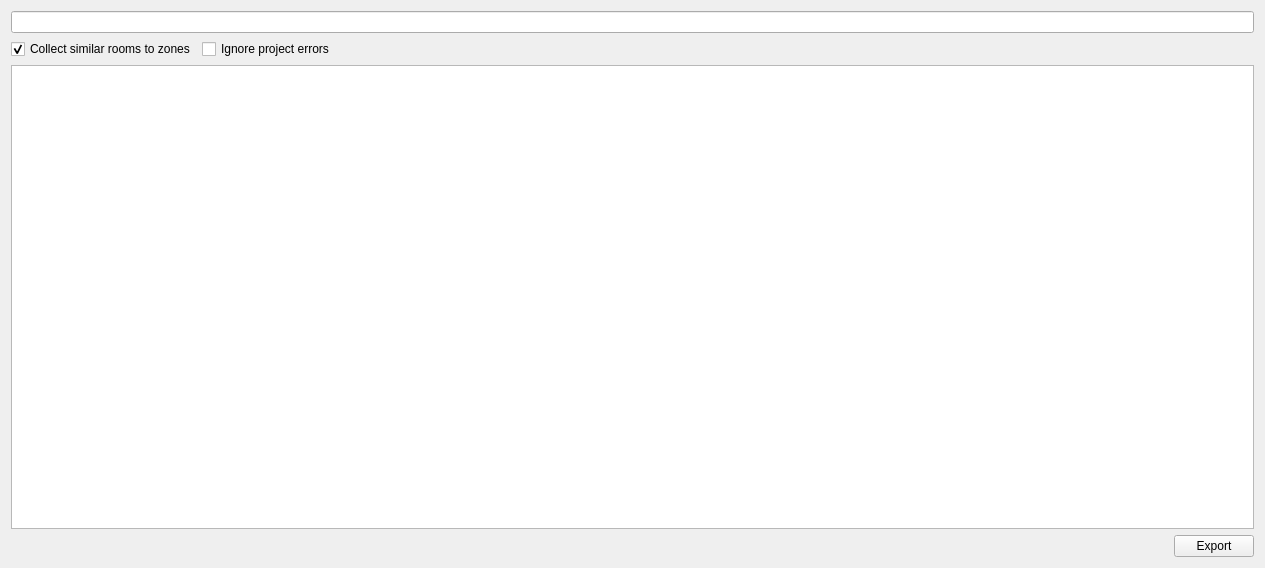
<?xml version="1.0" encoding="UTF-8"?>
<ui version="4.0">
 <class>ExportWPRead</class>
 <widget class="QWizardPage" name="ExportWPRead">
  <property name="geometry">
   <rect>
    <x>0</x>
    <y>0</y>
    <width>1265</width>
    <height>568</height>
   </rect>
  </property>
  <property name="windowTitle">
   <string>Read IFC file</string>
  </property>
  <layout class="QGridLayout" name="gridLayout">
   <item row="1" column="0">
    <widget class="QCheckBox" name="checkBoxCollectZones">
     <property name="toolTip">
      <string>If checked read errors will be ignored and one can go further to convert</string>
     </property>
     <property name="text">
      <string>Collect similar rooms to zones</string>
     </property>
     <property name="checked">
      <bool>true</bool>
     </property>
    </widget>
   </item>
   <item row="1" column="1">
    <widget class="QCheckBox" name="checkBoxIgnoreErrors">
     <property name="text">
      <string>Ignore project errors</string>
     </property>
    </widget>
   </item>
   <item row="1" column="2">
    <spacer name="horizontalSpacer_2">
     <property name="orientation">
      <enum>Qt::Horizontal</enum>
     </property>
     <property name="sizeHint" stdset="0">
      <size>
       <width>750</width>
       <height>20</height>
      </size>
     </property>
    </spacer>
   </item>
   <item row="3" column="0" colspan="3">
    <spacer name="horizontalSpacer">
     <property name="orientation">
      <enum>Qt::Horizontal</enum>
     </property>
     <property name="sizeHint" stdset="0">
      <size>
       <width>1158</width>
       <height>20</height>
      </size>
     </property>
    </spacer>
   </item>
   <item row="3" column="3">
    <widget class="QPushButton" name="pushButtonExport">
     <property name="text">
      <string>Export</string>
     </property>
    </widget>
   </item>
   <item row="2" column="0" colspan="4">
    <widget class="QTextEdit" name="textEdit"/>
   </item>
   <item row="0" column="0" colspan="4">
    <widget class="QLineEdit" name="lineEditIFCFile"/>
   </item>
  </layout>
 </widget>
 <resources/>
 <connections/>
</ui>
